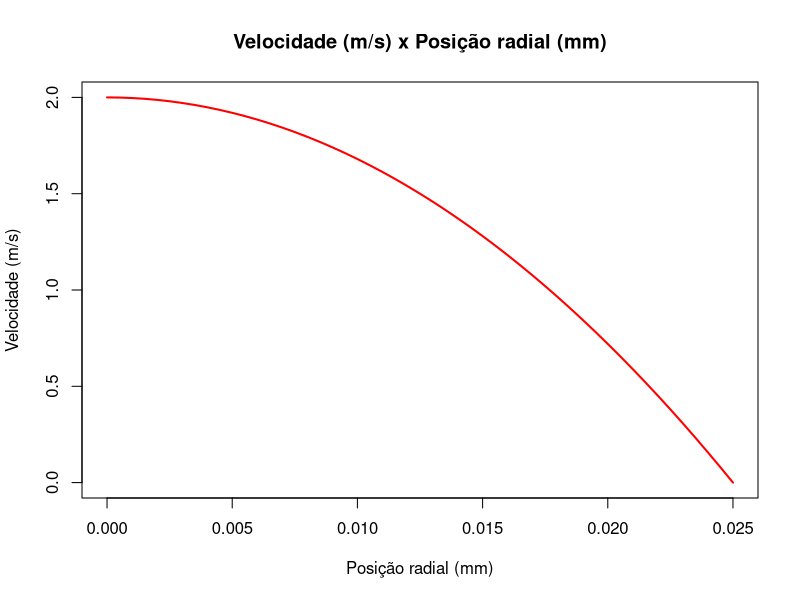

The R script that drew this image:
rm(list = ls())

library(flextable)

dpdz <- -12.928
mu <- 1.01 * 10^-3
R <- 25 * 10^-3
N <- 50 # numero de pontos analisados 
dr <- R/N # passo no espaço

N <- N + 1

r_seq <- seq(from = 0.0, to = R, by = dr)
u_analytical <- dpdz / (4 * mu) * (r_seq^2 - R^2)

plot(
  NULL,
  main = "Velocidade (m/s) x Posição radial (mm)",
  xlab = "Posição radial (mm)",
  ylab = "Velocidade (m/s)",
  xlim = c(0, max(r_seq)),
  ylim = c(0, max(u_analytical))
)

lines(r_seq, u_analytical, lwd = 2, col = "red")

# agora é a analise numerica

# matriz que representa os coeficientes do sistema linear
A <- matrix(0, ncol = N, nrow = N)
line <- 0

# matriz coluna (vetor vertical) que representa os termos independentes
b <- rep(0, N)

for (ri in r_seq) {
  line <- line + 1
  
  if (ri == 0) {
    # condição de simetria
    A[line, line + 1] <- 1
    A[line, line] <- -1
    
    b[line] <- (dpdz / mu) * (1/4) * dr^2
  } else if (ri == R) {
    # na borda do cano, velocidade nula (cond de contorno)
    # assim temos 1 * u_R = 0 ==> u_R = 0
    
    A[line, line] <- 1
    b[line] <- 0
  } else {
    # no interno
    A[line, line + 1] <- 1 + ri / dr
    A[line, line] <- -1 - 2 * ri / dr
    A[line, line - 1] <- ri / dr
    
    b[line] <- (dpdz / mu) * ri * dr
  }
}

u_numerical <- solve(A) %*% b
# lines(r_seq, u_numerical, lwd = 2, col = "blue")
